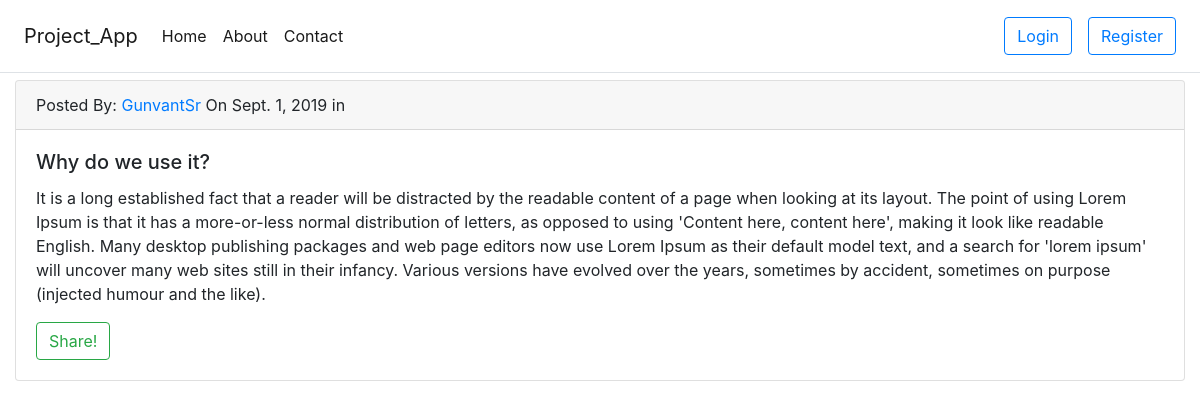
Screenshot of /post/3/ with the database file from the repository.
### blog/models.py (models this page shows, shortened)
class Post(models.Model):
    title = models.CharField(max_length=64)
    content = models.TextField()
    date_posted = models.DateField(default=timezone.now)
    author = models.ForeignKey(User, on_delete=models.CASCADE)
    thumbnail_img = models.ImageField(upload_to='thumbnail_images/', default='default.jpeg')
    category = models.ForeignKey(Category,on_delete=models.CASCADE)

### blog/views.py (the view)
# urls.py: path('post/<int:pk>/', views.PostDetailView.as_view(), name='post-detail'),
class PostDetailView(DetailView):
    model = Post

### blog/templates/blog/post_detail.html (shortened to what this page needs)
{% extends 'blog/base.html' %}
{% block content %}
<div class="card">
    <div class="card-header">
        Posted By: <a href="#">{{object.author}} </a> On {{object.date_posted}} in <b> {{ object.category. }}</b>
    </div>
    <div class="card-body">
        <h5 class="card-title">{{object.title}}</h5>
        <p class="card-text">{{object.content}}</p>
        <a href="#" class="btn btn-outline-success">Share!</a>
    </div>
</div>
{% endblock %}

### rows the page displays
Post: author "GunvantSr", date_posted "Sept. 1, 2019", title "Why do we use it?", content "It is a long established fact that a reader will be distracted by the readable content of a page when looking at its layout. The point of using Lorem Ipsum is that it has a more-or-less normal distribution of letters, as opposed to using 'Content here, content here', making it look like readable English. Many desktop publishing packages and web page editors now use Lorem Ipsum as their default model text, and a search for 'lorem ipsum' will uncover many web sites still in their infancy. Various versions have evolved over the years, sometimes by accident, sometimes on purpose (injected humour and the like)."
